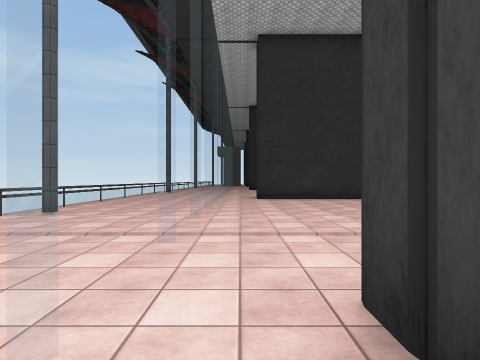
View 1 (above)

19 first-person views from a walk through a Unity game level. The camera is 1.4 m above the floor, looks level and sees 75° across. The floor is counted in squares, 2 m on a side. Each view is taken from the middle of a square. On the plan, view 1 faces up. The plan holds only what a view shows up to about 10 squares ahead; the rest is blank. The place goes on beyond the plan. The player is left out. Some animated figures are not drawn. Some surface patterns are stand-ins.

View 2
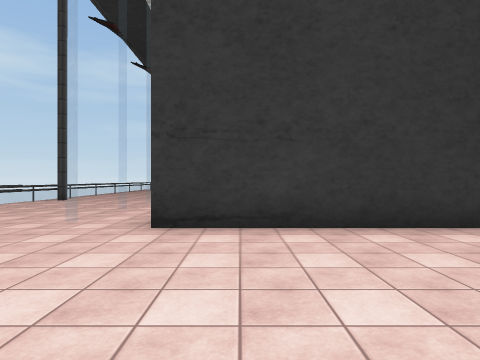

View 3
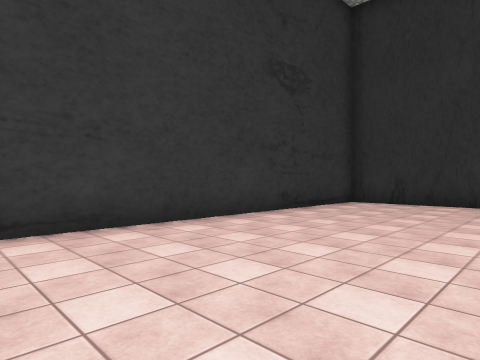

View 4
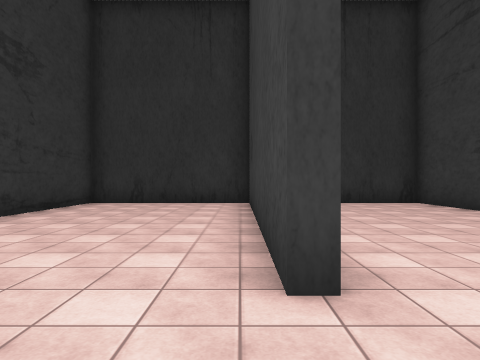

View 5
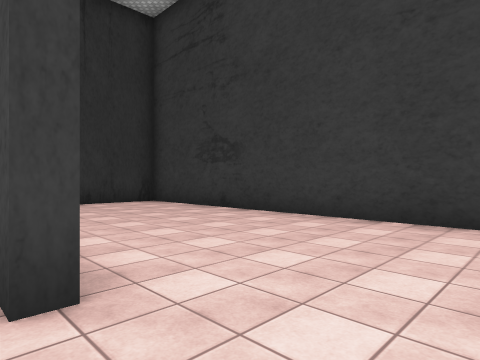

View 6
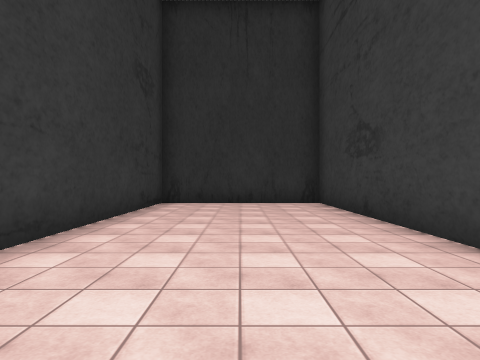

View 7
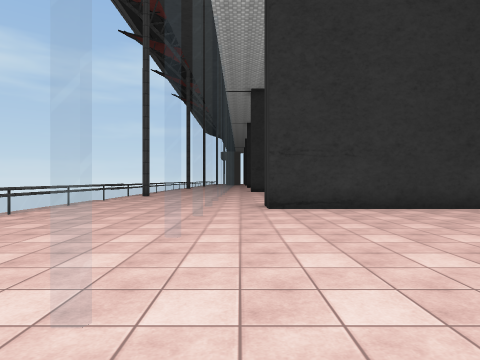

View 8
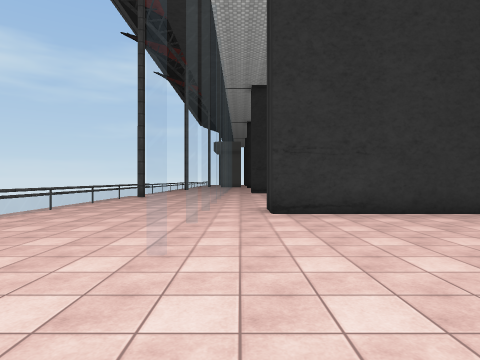

View 9
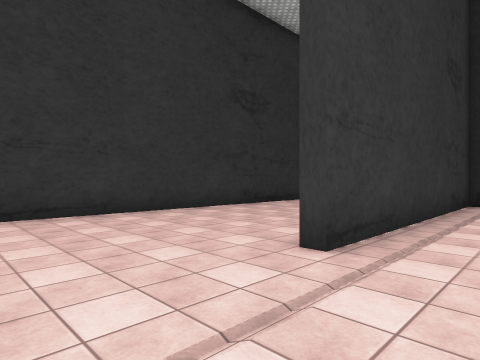

View 10
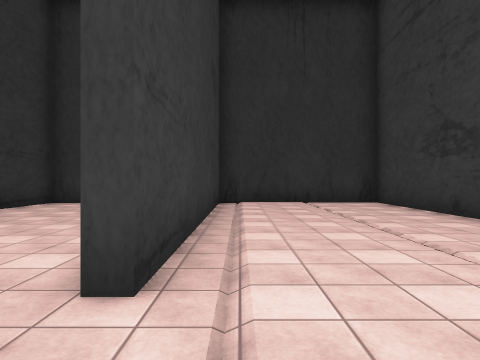

View 11
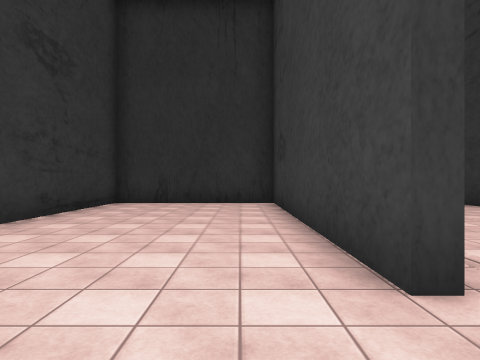

View 12
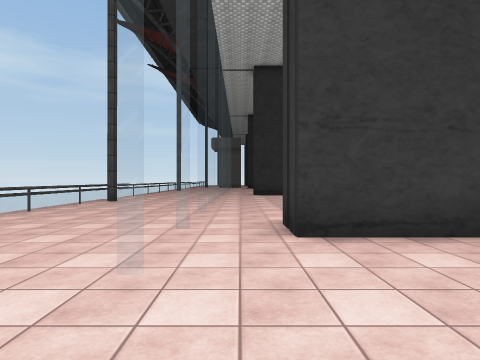

View 13
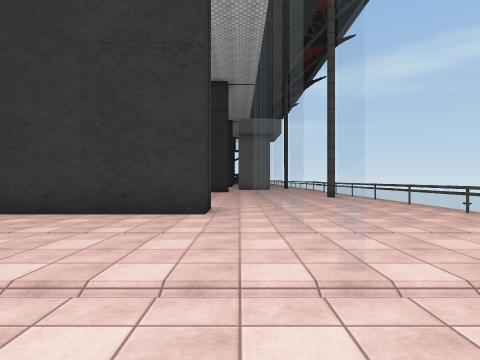

View 14
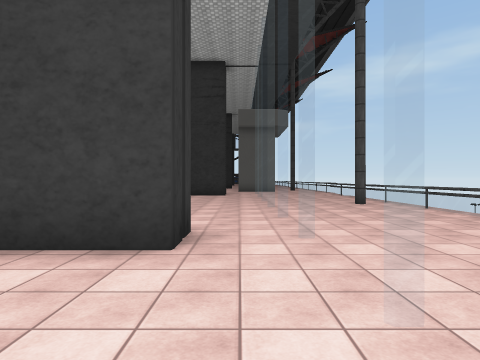

View 15
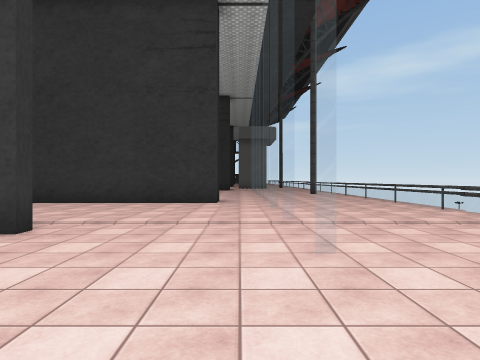

View 16
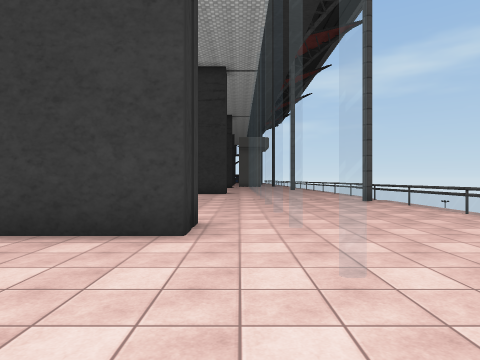

View 17
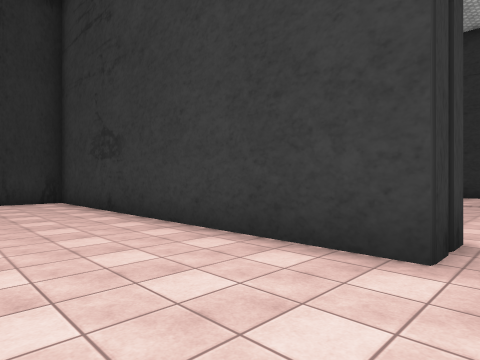

View 18
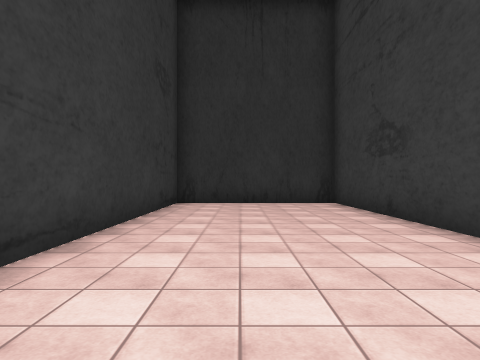

View 19
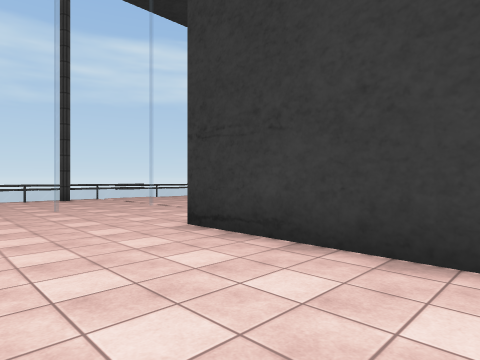

### Floor plan
Key: @ floor where view 1 was taken; # wall or solid block; . floor; / step, stairs or slope; = window, fence, low wall or low ledge.
Columns run from 5 left of view 1 to 11 right of it. Each row starts with its distance up from view 1.
 18 ##..=...#########
 17 #...=...........#
 16 #...=...........#
 15 #...=...........#
 14 #...=...........#
 13 #...=.###########
 12 #...=.###########
 11 #...=...........#
 10 #...=...........#
  9 #...=...........#
  8 #...=...........#
  7 ##..=...#########
  6 #///=///////////#
  5 =...=...........#
  4 #...=...........#
  3 #...=...........#
  2 #...=.###########
  1 #...=.###########
  0 #...=@..........#
 -1 #...=...........#
 -2 #...=...........#
 -3 #...=...........#
 -4 #...=...........#
 -5 #...=...#########
 -6      ...........#
 -7      ...........#
 -8       ..........#
 -9        .........#
-10        ##########

Positions as (right, up) in squares from view 1, and headings:
1: (0, 0), facing up
2: (2, -4), facing up
3: (1, -4), facing up-right
4: (1, -4), facing right
5: (1, -4), facing down-right
6: (1, -7), facing right
7: (0, -7), facing up
8: (0, 5), facing up
9: (0, 5), facing up-right
10: (1, 6), facing right
11: (1, 8), facing right
12: (0, 8), facing up
13: (0, 8), facing down
14: (0, 5), facing down
15: (0, 11), facing down
16: (0, 17), facing down
17: (0, 16), facing down-right
18: (1, 16), facing right
19: (7, 15), facing up-left
